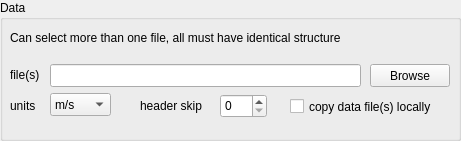
   <widget class="QGroupBox" name="groupBox">
    <property name="geometry">
     <rect>
      <x>10</x>
      <y>70</y>
      <width>461</width>
      <height>141</height>
     </rect>
    </property>
    <property name="title">
     <string>Data </string>
    </property>
    <widget class="QCheckBox" name="copy_locally_check">
     <property name="geometry">
      <rect>
       <x>290</x>
       <y>96</y>
       <width>161</width>
       <height>21</height>
      </rect>
     </property>
     <property name="toolTip">
      <string>&lt;html&gt;&lt;head/&gt;&lt;body&gt;&lt;p&gt;Copy the selected data file(s) to the current directory before running the model&lt;/p&gt;&lt;/body&gt;&lt;/html&gt;</string>
     </property>
     <property name="text">
      <string>copy data file(s) locally</string>
     </property>
    </widget>
    <widget class="QComboBox" name="units">
     <property name="geometry">
      <rect>
       <x>50</x>
       <y>93</y>
       <width>61</width>
       <height>23</height>
      </rect>
     </property>
     <item>
      <property name="text">
       <string>m/s</string>
      </property>
     </item>
     <item>
      <property name="text">
       <string>km/s</string>
      </property>
     </item>
    </widget>
    <widget class="QLabel" name="label_6">
     <property name="geometry">
      <rect>
       <x>10</x>
       <y>95</y>
       <width>41</width>
       <height>21</height>
      </rect>
     </property>
     <property name="text">
      <string>units</string>
     </property>
    </widget>
    <widget class="QLabel" name="label_7">
     <property name="geometry">
      <rect>
       <x>140</x>
       <y>95</y>
       <width>71</width>
       <height>21</height>
      </rect>
     </property>
     <property name="text">
      <string>header skip</string>
     </property>
    </widget>
    <widget class="QSpinBox" name="header_skip">
     <property name="geometry">
      <rect>
       <x>220</x>
       <y>94</y>
       <width>47</width>
       <height>24</height>
      </rect>
     </property>
    </widget>
    <widget class="QLabel" name="label_8">
     <property name="geometry">
      <rect>
       <x>10</x>
       <y>30</y>
       <width>441</width>
       <height>16</height>
      </rect>
     </property>
     <property name="text">
      <string>Can select more than one file, all must have identical structure</string>
     </property>
    </widget>
    <widget class="QLabel" name="label">
     <property name="geometry">
      <rect>
       <x>10</x>
       <y>67</y>
       <width>34</width>
       <height>16</height>
      </rect>
     </property>
     <property name="text">
      <string>file(s)</string>
     </property>
    </widget>
    <widget class="QLineEdit" name="lineEdit">
     <property name="geometry">
      <rect>
       <x>50</x>
       <y>64</y>
       <width>311</width>
       <height>23</height>
      </rect>
     </property>
    </widget>
    <widget class="QPushButton" name="pushButton">
     <property name="geometry">
      <rect>
       <x>370</x>
       <y>64</y>
       <width>80</width>
       <height>23</height>
      </rect>
     </property>
     <property name="text">
      <string>Browse</string>
     </property>
    </widget>
   </widget>
